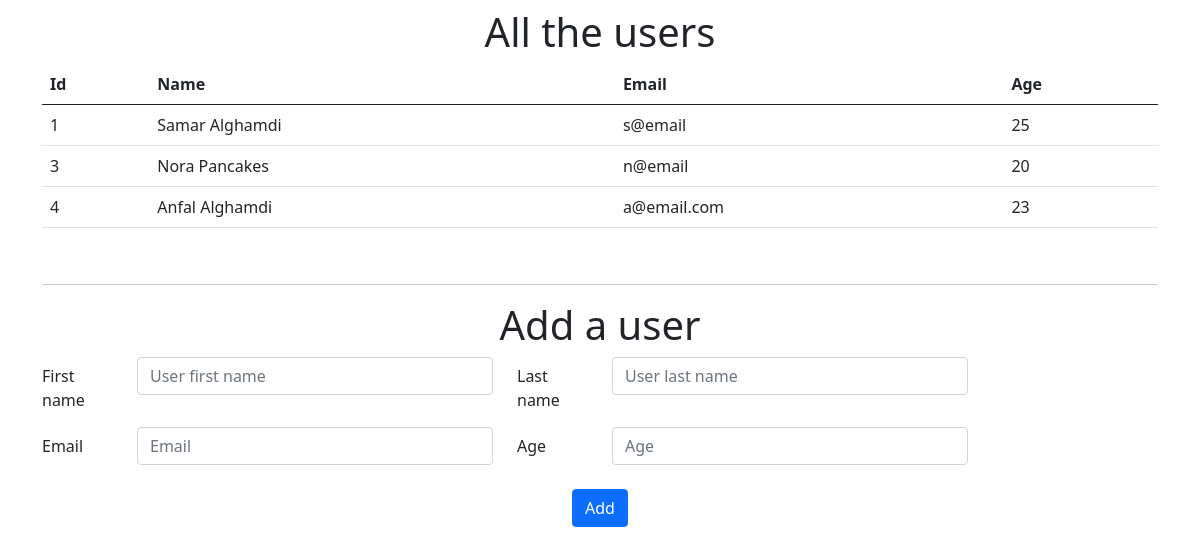
The page / on the database its author committed.
### users_app/models.py (models this page shows, shortened)
class Users(models.Model):
    first_name=models.CharField(max_length=255)
    last_name=models.CharField(max_length=255)
    email_address=models.CharField(max_length=255)
    age=models.IntegerField()
    created_at=models.DateTimeField(auto_now_add=True)
    updated_at=models.DateTimeField(auto_now=True)

### users_app/views.py (the view)
# urls.py: path("",views.index),
def index(request):
    users=Users.objects.all()
    return render(request,"index.html",{"users":users})

### users_app/templates/index.html (shortened to what this page needs)
<!DOCTYPE html>
<html lang="en">
<head>
    <link href="https://cdn.jsdelivr.net/npm/bootstrap@5.0.0-beta3/dist/css/bootstrap.min.css" rel="stylesheet"
>
</head>
<body>
    <div class="container">
        <h1 class="text-center mt-2">All the users</h1>
        <table class="table">
            <thead>
                <th>Id</th>
                <th>Name</th>
                <th>Email</th>
                <th>Age</th>
            </thead>
            <tbody>
                {%for user in users%}
                <tr>
                    <td>{{user.id}}</td>
                    <td>{{user.first_name}} {{user.last_name}}</td>
                    <td>{{user.email_address}}</td>
                    <td>{{user.age}}</td>
                </tr>
                {%endfor%}
            </tbody>
        </table>
        <br />
        <hr />
        <form action="/add" method="POST">
            <h1 class="text-center">Add a user</h1>
            <div class="form-group row mt-2">
                <label for="inputEmail3" class="col-sm-1 col-form-label">First name</label>
                <div class="col-sm-4">
                    <input type="text" class="form-control" name="first-name" placeholder="User first name">
                </div>
                <label for="inputEmail3" class="col-sm-1 col-form-label">Last name</label>
                <div class="col-sm-4">
                    <input type="text" class="form-control" name="last-name" placeholder="User last name">
                </div>
            </div>
            <div class="form-group row mt-2">
                <label for="inputEmail3" class="col-sm-1 col-form-label">Email</label>
                <div class="col-sm-4">
                    <input type="email" class="form-control" name="email" placeholder="Email">
                </div>
                <label for="inputEmail3" class="col-sm-1 col-form-label">Age</label>
                <div class="col-sm-4">
                    <input type="number" class="form-control" name="user_age" placeholder="Age">
                </div>
            </div>
            <div class="d-flex justify-content-center">
                <button class="btn btn-primary mt-4">Add</button>
            </div>
        </form>
    </div>
</body>
</html>

### rows shown on the page
Users: id "1", first_name "Samar", last_name "Alghamdi", email_address "s@email", age "25"
Users: id "3", first_name "Nora", last_name "Pancakes", email_address "n@email", age "20"
Users: id "4", first_name "Anfal", last_name "Alghamdi", email_address "a@email.com", age "23"
